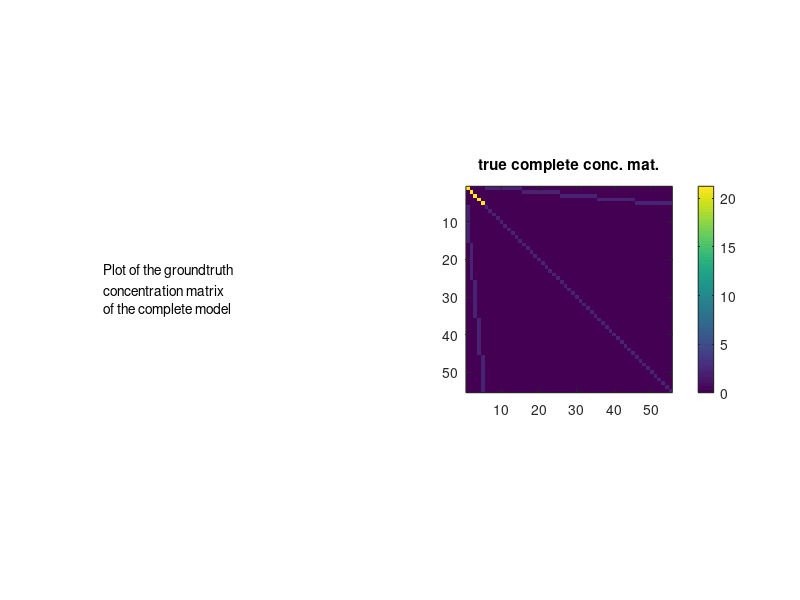
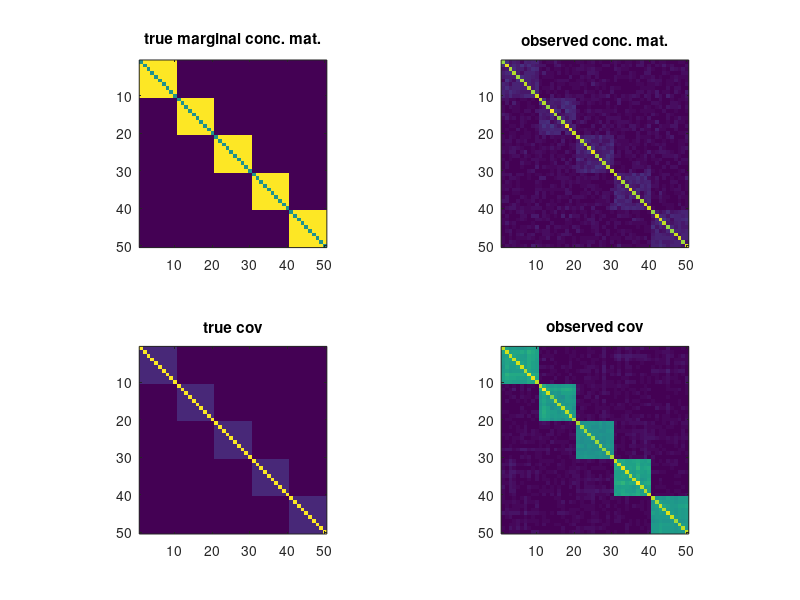

Write the MATLAB code that produced these figures, in order.
% Toy example
% with three blocks of size 5

clear all; clc; close all;
%% settings

n=1000; % number of samples

k=10;  %size of the block
B=5;   %nb of blocks

pl=B; % number of latept variables
po=k*B;% number of observed variables

pt=po+pl;
sigma2l=.8;
sigma2lo=.5;

% slo=.2; % level of sparsity on latent-observed block of conceptration mat
% soo=.2; % level of sparsity on latent-observed block of conceptration mat
Doo=eye(po)/sigma2lo;
Dol=zeros(po,pl);
for i=1:B
    i1=k*(i-1)+1;
    i2=i1+k-1;
    Dol(i1:i2,i)=ones(k,1);
end
Dol=-Dol/sigma2lo;
Dll=eye(pl)*(1/sigma2l+k/sigma2lo);

%% construction of the conceptration matrix
Dfull=zeros(pt);
Dfull(1:pl,1:pl)=Dll;
Dfull((pl+1):pt,(pl+1):pt)=Doo;
Dfull(1:pl,(pl+1):pt)=Dol';
Dfull((pl+1):pt,1:pl)=Dol;

Dfull=.5*(Dfull+Dfull');
Dmargo=Doo-Dol*Dol';


descr = {'Plot of the groundtruth '
    'concentration matrix';
    'of the complete model'};

figure(1);clf;
subplot(1,2,1)
axis off;
text(0,.5,descr)
pbaspect([1 1 1]);
subplot(1,2,2)
imagesc(abs(Dfull));
colorbar;
pbaspect([1 1 1]);
title('true complete conc. mat.');

if eigs(Dfull,1,'sa')<0
    error('The conceptration matrix of the complete model is not PSD \n')
end

%% sampling data
mu=zeros(1,pt); % vector of means
Xfull=mvnrnd(mu, inv(Dfull), n)';
X=Xfull((pl+1):pt,:);
S=cov(X');
% S=inv(Dmargo);

%% plotting

figure(2);clf;
subplot(2,2,1);
imagesc(abs(Dmargo));
pbaspect([1 1 1]);
title('true marginal conc. mat.');
subplot(2,2,2);
imagesc(abs(inv(S)));
pbaspect([1 1 1]);
title('observed conc. mat.');
subplot(2,2,3);
imagesc(abs(inv(Dmargo)));
pbaspect([1 1 1]);
title('true cov');
subplot(2,2,4);
imagesc(abs(S));
pbaspect([1 1 1]);
title('observed cov');


 